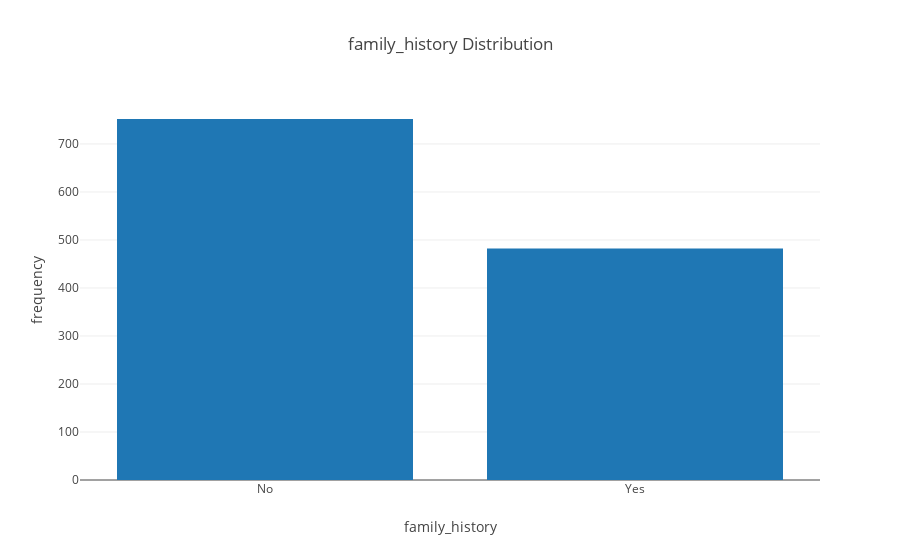

Notebook source saved alongside this figure:
### Markdown cell above
Responders are mostly male, unsurprising given the survey is of employees in technology.

### Code cell
iplot(plot_data['family_history'][2])

### Figure 1 — Plotly figure (JSON) as saved in the notebook; plotly's stock layout.template omitted (floating-point values rounded to 4 significant figures)
{"data": [{"type": "bar", "x": ["No", "Yes"], "y": [752, 482]}], "layout": {"title": "family_history Distribution", "xaxis": {"title": "family_history"}, "yaxis": {"title": "frequency"}}}
